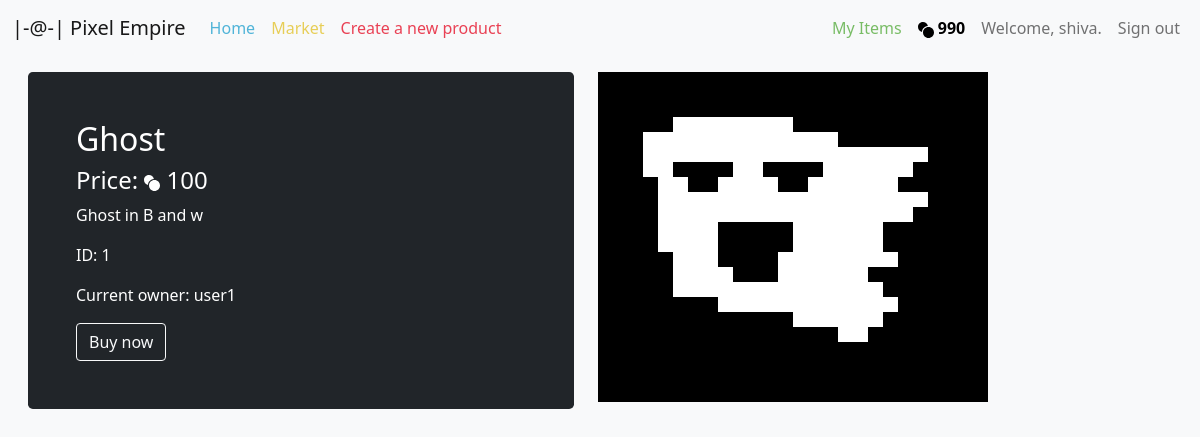
The app's page /detail/1 (signed in) with its own data.
### market/models.py (models this page shows, shortened)
class User(db.Model, UserMixin):
    id = db.Column(db.Integer(), primary_key=True)
    username = db.Column(db.String(length=30), nullable=False, unique=True)
    email_address = db.Column(db.String(length=50), nullable=False, unique=True)
    password_hash = db.Column(db.String(length=60), nullable=False)
    budget = db.Column(db.Integer(), nullable=False, default=1000)
    items = db.relationship('Item', backref='owned_user', lazy=True)
    @property
    def password(self):
        return self.password

class Item(db.Model):
    id = db.Column(db.Integer(), primary_key=True)
    name = db.Column(db.String(length=30), nullable=False)
    price = db.Column(db.Integer(), nullable=False)
    description = db.Column(db.String(length=1024), nullable=False)
    img_filename = db.Column(db.String(length=32), nullable=False)
    owner = db.Column(db.Integer(), db.ForeignKey('user.id'))
    listed = db.Column(db.Boolean(), default=False, nullable=False)

### market/routes.py (the view, shortened to what this page needs)
@app.route('/detail/<int:item_id>', methods=['GET','POST'])
@login_required
def detail_page(item_id):
    item = Item.query.filter_by(id=item_id).first()
    if request.method == "GET":
        buy_form = BuyForm()
        sell_form = SellForm()
        unlist_form = UnlistForm()
    return render_template('detail.html', item=item, buy_form=buy_form, sell_form=sell_form, unlist_form=unlist_form)

### market/forms.py
class BuyForm(FlaskForm):
    submit = SubmitField(label='Buy now')

class SellForm(FlaskForm):
    name = StringField(label='Name', validators=[Length(min=2, max=30), DataRequired()])
    price = IntegerField(label='Price', validators=[DataRequired()])
    description = StringField(label='Description', validators=[Length(min=2, max=1024), DataRequired()])
    submit = SubmitField(label='List this item')

### market/models.py (called while the page is built)
@login_manager.user_loader
def load_user(user_id):
    return User.query.get(int(user_id))

### market/templates/detail.html (shortened to what this page needs)
{% extends 'base.html' %}
{% block content %}
<div class="container m-3">
    <div class="row align-items-md-stretch">
      <div class="col-md-6">
        <div class="h-100 p-5 text-white bg-dark rounded-3">
          <h2>{{ item.name }}</h2>
          <h4>Price:
                {{ item.price }}
            </h4>
                <p>{{ item.description }}</p>
                <p>ID: {{ item.id }}</p>
                {% if current_user.id == item.owner %}
                    <p>You are the owner of this item</p>
                    {% if item.listed %}
                    <p>Item is listed on the market.</p>
                    <form action="{{ url_for('unlist_page', item_id=item.id)}}" method="post">
                        {{ unlist_form.hidden_tag() }}
                        {{ unlist_form.submit(class="btn btn-outline-light") }}
                    </form>
                    {% else %}
                    <p>Item is not currently listed on the market.</p>
                    <a class="btn btn-outline-light" href="{{url_for('relist_page', item_id=item.id)}}">List this item</a>
                    {% endif %}
                {% else %}
                    <p>Current owner: {{ item.owned_user.username }}</p>
                    <form method="POST" class="form-buy">
                        {{ buy_form.submit(class="btn btn-outline-light") }}
                    </form>
                {% endif %}
          </div>
      </div>
      <div class="col-md-6">
          <div class="h-100">
              <img src="{{ url_for('static', filename='uploads/' + item.img_filename) }}">
          </div>
      </div>
    </div>
</div>
{% endblock %}

### market/templates/base.html (shortened to what this page needs)
<!doctype html>
<html lang="en">
   <head>
        <link href="https://cdn.jsdelivr.net/npm/bootstrap@5.1.3/dist/css/bootstrap.min.css" rel="stylesheet">
   </head>
   <body class="bg-light">
<nav class="navbar navbar-expand-md navbar-light" aria-label="navigation">
    <div class="container-fluid">
      <a class="navbar-brand"id="brand" href="{{ url_for('home_page') }}">|-@-| Pixel Empire</a>
      <div class="collapse navbar-collapse" id="navbar">
        <ul class="navbar-nav me-auto mb-2 mb-md-0">
          <li class="nav-item">
            <a class="nav-link" style="color: #50B4D8ff;" aria-current="page" href="{{ url_for('home_page') }}">Home</a>
          </li>
          <li class="nav-item">
            <a class="nav-link" style="color:#E7CE57ff;" href="{{ url_for('market_page') }}">Market</a>
          </li>
            <li class="nav-item">
            <a class="nav-link" style="color: #E94154ff;" href="{{ url_for('create_page') }}">Create a new product</a>
          </li>
        </ul>
        {% if current_user.is_authenticated %}
        <ul class="navbar-nav" >
            <li class="nav-item">
                 <a class="nav-link" style="color: #78BC65ff;" href="{{ url_for('myitems_page') }}">My Items</a>
            </li>
            <li class="nav-item">
                 <a class="nav-link" style="color: black; font-weight: bold">
                     {{ "{:,}".format(current_user.budget) }}
                 </a>
            </li>
            <li class="nav-item">
                 <a class="nav-link">Welcome, {{ current_user.username }}.</a>
            </li>
            <li class="nav-item">
                <a class="nav-link" href="{{ url_for('logout_page') }}">Sign out</a>
            </li>
        </ul>
        {% endif %}
      </div>
    </div>
  </nav>
        {% block content %}
        {% endblock %}
   </body>
</html>

### records on screen
User: budget "990", username "shiva"
Item: name "Ghost", price "100", description "Ghost in B and w", id "1", img_filename (picture)
User: owned_user.username "user1"
